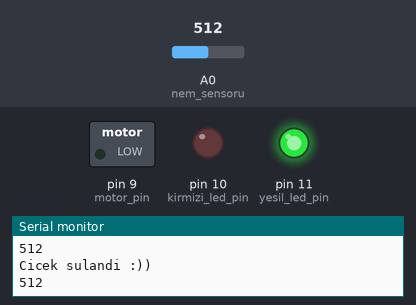
Bench run of a sketch on a simulated Arduino Uno, built with avr-gcc and run on an emulated ATmega328P. Shown: switched loads named in the sketch (green lamp = pin HIGH), output pins drawn as LEDs (lit = HIGH), the last lines printed to the serial monitor. The test bench sets the inputs (shaded band); at power-on: A0 (nem_sensoru) = 512.

Above: at 1.2 s.
1.3 s: A0 (nem_sensoru) set to 589
4.3 s: A0 (nem_sensoru) set to 608
At 5.1 s:
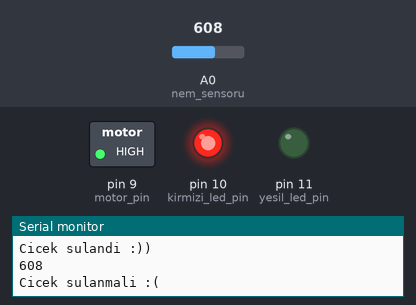
At 8.6 s:
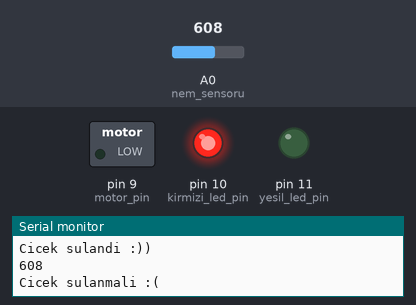
Timing chart, 0 to 13.8 s (numbered marks = the images above; inputs shaded):
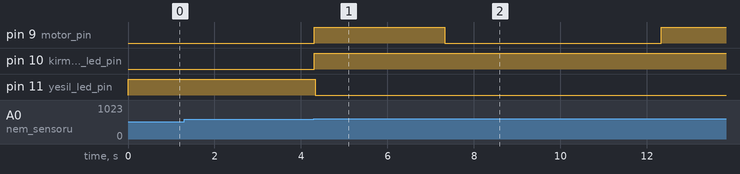

The sketch:

akillisaksiuygulamasi.ino
```cpp
#include <SoftwareSerial.h>
#define yesil_led_pin 11
#define kirmizi_led_pin 10
#define motor_pin 9
#define nem_sensoru A0
#define calisma_siniri 600

SoftwareSerial yeniSeriPort (10, 11);
int nem_degeri = 0;

void setup()
{ Serial.begin(9600);
  pinMode(yesil_led_pin , OUTPUT);
  pinMode(kirmizi_led_pin , OUTPUT);
  pinMode(motor_pin , OUTPUT);
  yeniSeriPort.begin(9600);

}

void loop()
{
  nem_degeri = analogRead(nem_sensoru);
  Serial.println(nem_degeri);
  if (nem_degeri > calisma_siniri)
  {
    digitalWrite(motor_pin, HIGH);
    digitalWrite(kirmizi_led_pin, HIGH);
    Serial.println("Cicek sulanmali :(");
    digitalWrite(yesil_led_pin, LOW);
    delay(3000);
    digitalWrite(motor_pin, LOW);
    delay(5000);
  }
  else
  {
    digitalWrite(yesil_led_pin, HIGH);
    Serial.println("Cicek sulandi :))");
    digitalWrite(motor_pin, LOW);
    digitalWrite(kirmizi_led_pin, LOW);
  }
}
```

Measured:
- the behaviour switches between 600 and 601 on A0 (nem_sensoru) (found by bisection; images 0 and 1)
- after the input at 4.3 s, pin 9 (motor_pin): LOW → HIGH at once, → LOW 3.0 s later, → HIGH 5.0 s later; pin 10 (kirmizi_led_pin): LOW → HIGH at once; pin 11 (yesil_led_pin): HIGH → LOW at once
